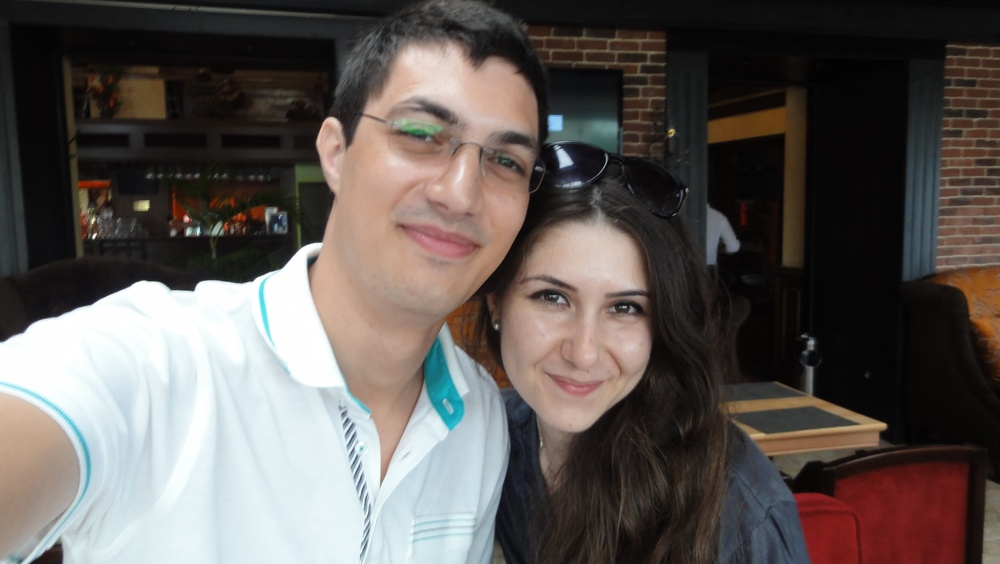
#> input picture 12_opencv_face_detection/1.JPG, 1000 x 564 px, shrunk from 3648 x 2056 before the run, found by its file name
$ python detect_face_eye.py
#> lines starting #> are read from the running program, lines starting #| are printed output that depends on the picture; after the words box and inside, x2 and y2 are one past the last pixel; in counts of white or black regions, pixels touching at a corner belong together
import numpy as np
import cv2

face_cascade = cv2.CascadeClassifier('haarcascade_frontalface_default.xml') # haarcascade_frontalface_default haarcascade_profileface
eye_cascade = cv2.CascadeClassifier('haarcascade_eye.xml')#haarcascade_eye haarcascade_fullbody


file = '1.jpg'
img = cv2.imread(file)
#> img is the input picture: shape (564, 1000, 3); mean B, G, R 85.8, 89.3, 95.9
gray = cv2.cvtColor(img, cv2.COLOR_BGR2GRAY)
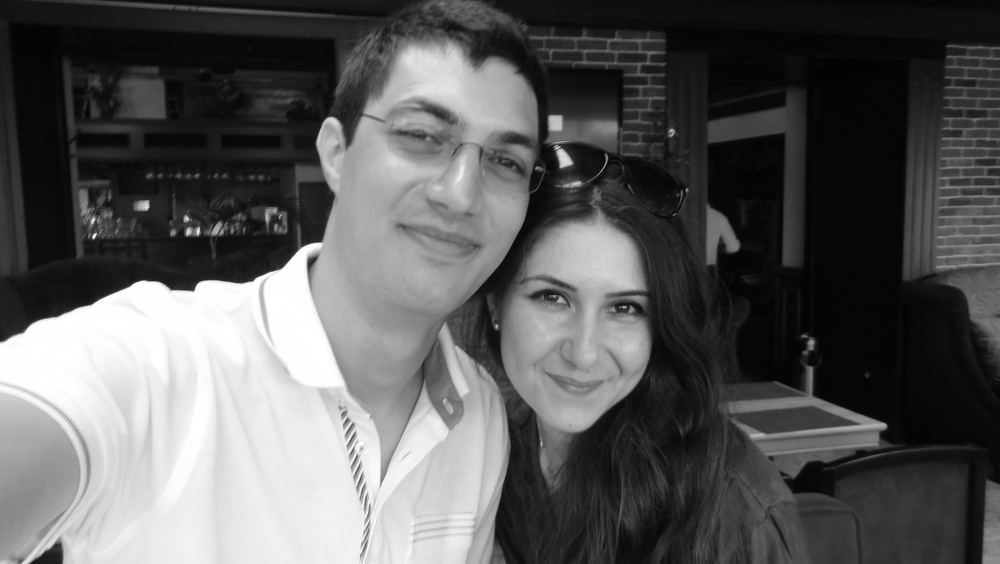
#> gray: shape (564, 1000); min 0, max 255, mean 90.9


faces = face_cascade.detectMultiScale(gray, 1.3, 5)
#> faces = [[494, 235, 184, 184], [326, 48, 249, 249]]
for (x,y,w,h) in faces:
    cv2.rectangle(img,(x,y),(x+w,y+h),(255,0,0),2)
    roi_gray = gray[y:y+h, x:x+w]
    roi_color = img[y:y+h, x:x+w]
    eyes = eye_cascade.detectMultiScale(roi_gray)
    for (ex,ey,ew,eh) in eyes:
        cv2.rectangle(roi_color,(ex,ey),(ex+ew,ey+eh),(0,255,0),2)
#> this loop made 2 passes
#> pass 1, `roi_gray = gray[y:y+h, x:x+w]`:
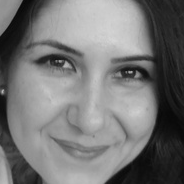
#> roi_gray: shape (184, 184); min 7, max 215, mean 117.2
#> pass 1, `roi_color = img[y:y+h, x:x+w]`:
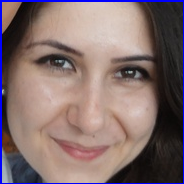
#> roi_color: shape (184, 184, 3); mean B, G, R 109, 109.3, 129.8
#> pass 2, `roi_gray = gray[y:y+h, x:x+w]`:
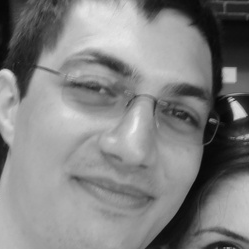
#> roi_gray: shape (249, 249); min 6, max 240, mean 129.4
#> pass 2, `roi_color = img[y:y+h, x:x+w]`:
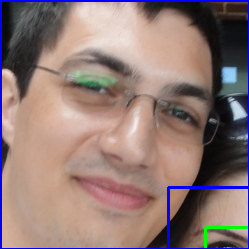
#> roi_color: shape (249, 249, 3); mean B, G, R 117.4, 120.9, 143.5
#> after the loop:
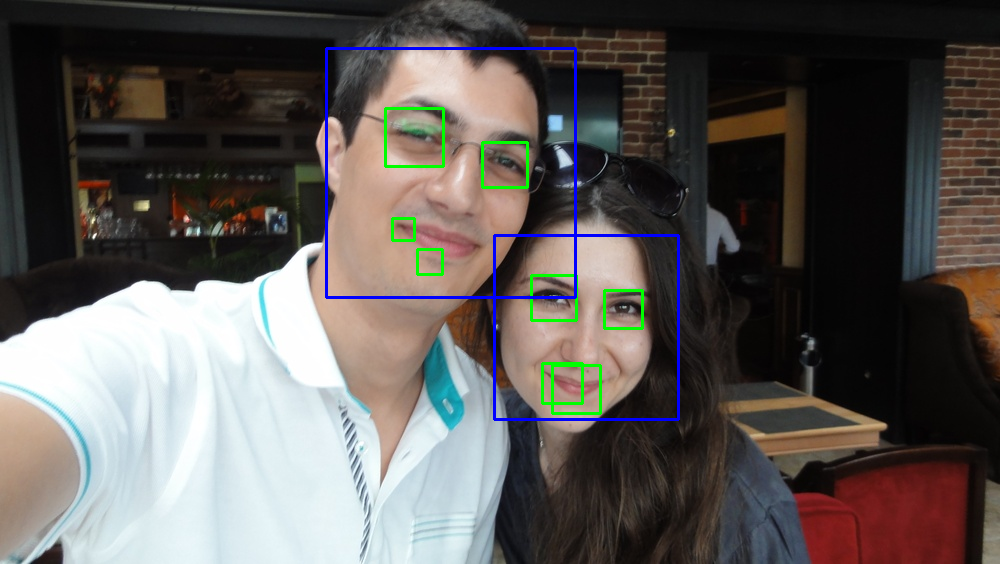
#> img: shape (564, 1000, 3); 1.57% of pixels changed, all inside (x1, y1, x2, y2) = (325, 47, 680, 421)
#> after the loop:
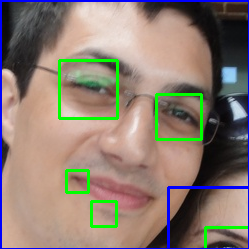
#> roi_color: shape (249, 249, 3); 2.88% of pixels changed, all inside (x1, y1, x2, y2) = (58, 59, 203, 228)

cv2.namedWindow("Fun", cv2.WINDOW_NORMAL)
cv2.imshow('Fun',img)
cv2.imwrite('./Face'+file, img)
cv2.waitKey(0)
cv2.destroyAllWindows()

$ run again, with 12_opencv_face_detection/2.jpg copied over 12_opencv_face_detection/1.JPG
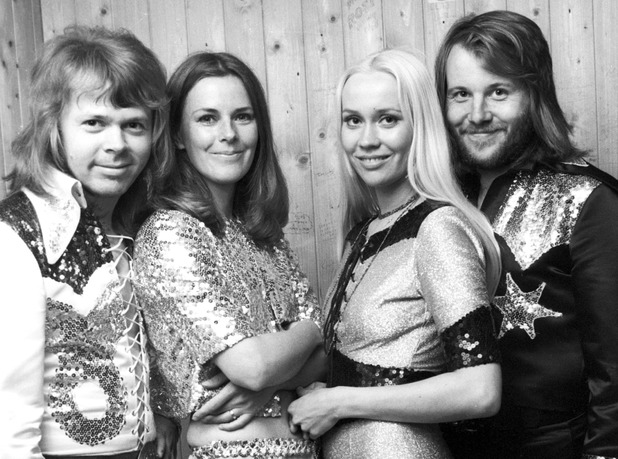
#> input picture 12_opencv_face_detection/2.jpg, 618 x 459 px, found by its file name
#> img is the input picture: shape (459, 618, 3); min 0, max 255, mean 140
#> faces = [[428, 54, 102, 102], [177, 81, 93, 93], [316, 77, 108, 108], [61, 84, 107, 107]]
#> the loop `for (x,y,w,h) in faces:` made 4 passes
#> (x, y, w, h, eyes) on passes 1 to 4: (428, 54, 102, 102, [[54, 23, 30, 30], [21, 28, 25, 25]]), (177, 81, 93, 93, [[54, 25, 23, 23], [17, 25, 26, 26]]), (316, 77, 108, 108, [[24, 31, 25, 25], [59, 30, 24, 24], [53, 32, 23, 23]]), (61, 84, 107, 107, [[17, 25, 28, 28], [58, 27, 30, 30]])
#> pass 1, `roi_color = img[y:y+h, x:x+w]`:
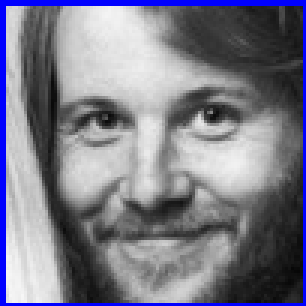
#> roi_color: shape (102, 102, 3) (shown 3 times larger); mean B, G, R 137.6, 122.8, 122.8
#> after the loop `for (x,y,w,h) in faces:`:
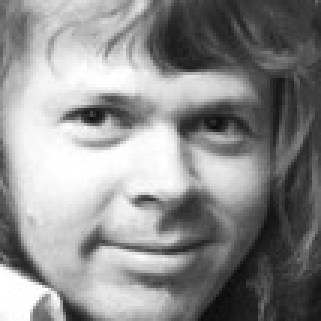
#> roi_gray: shape (107, 107) (shown 3 times larger); min 10, max 255, mean 141.4
